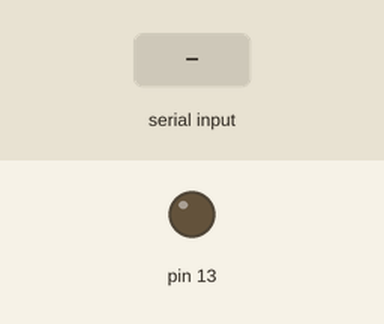
A sketch run on a simulated Arduino Uno, built with avr-gcc and run on an emulated ATmega328P. On the bench: output pins drawn as LEDs (lit = HIGH). Dashed ring = blinking. Inputs (shaded band) come from the test bench.

Above: at 1.2 s.
1.3 s: "2" received over Serial
At 2.1 s:
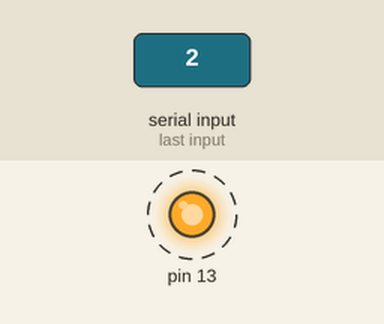
4.3 s: "1" received over Serial
Timing chart, 0 to 7.8 s (numbered marks = the images above; inputs shaded):
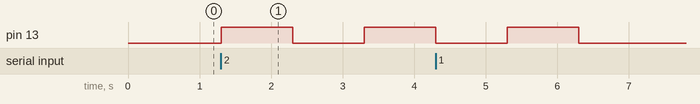

Measured:
- after the input at 1.3 s, pin 13: LOW → HIGH at once, → LOW 1.0 s later, → HIGH 1.0 s later

The sketch:

ch3-challenge2.ino
```cpp
void setup() {
  pinMode(13, OUTPUT);
  Serial.begin(9600);
}
void loop() {
  if (Serial.available() > 0) {
    int inByte = Serial.read();
    switch (inByte) {
      default:
        Serial.print("");
        break;
      case '1':
        digitalWrite(13, HIGH);
        delay(1000);
        digitalWrite(13, LOW);
        delay(1000);
        break;
      case '2':
        digitalWrite(13, HIGH);
        delay(1000);
        digitalWrite(13, LOW);
        delay(1000);
        digitalWrite(13, HIGH);
        delay(1000);
        digitalWrite(13, LOW);
        delay(1000);
        break;
    }
  }
}
```
